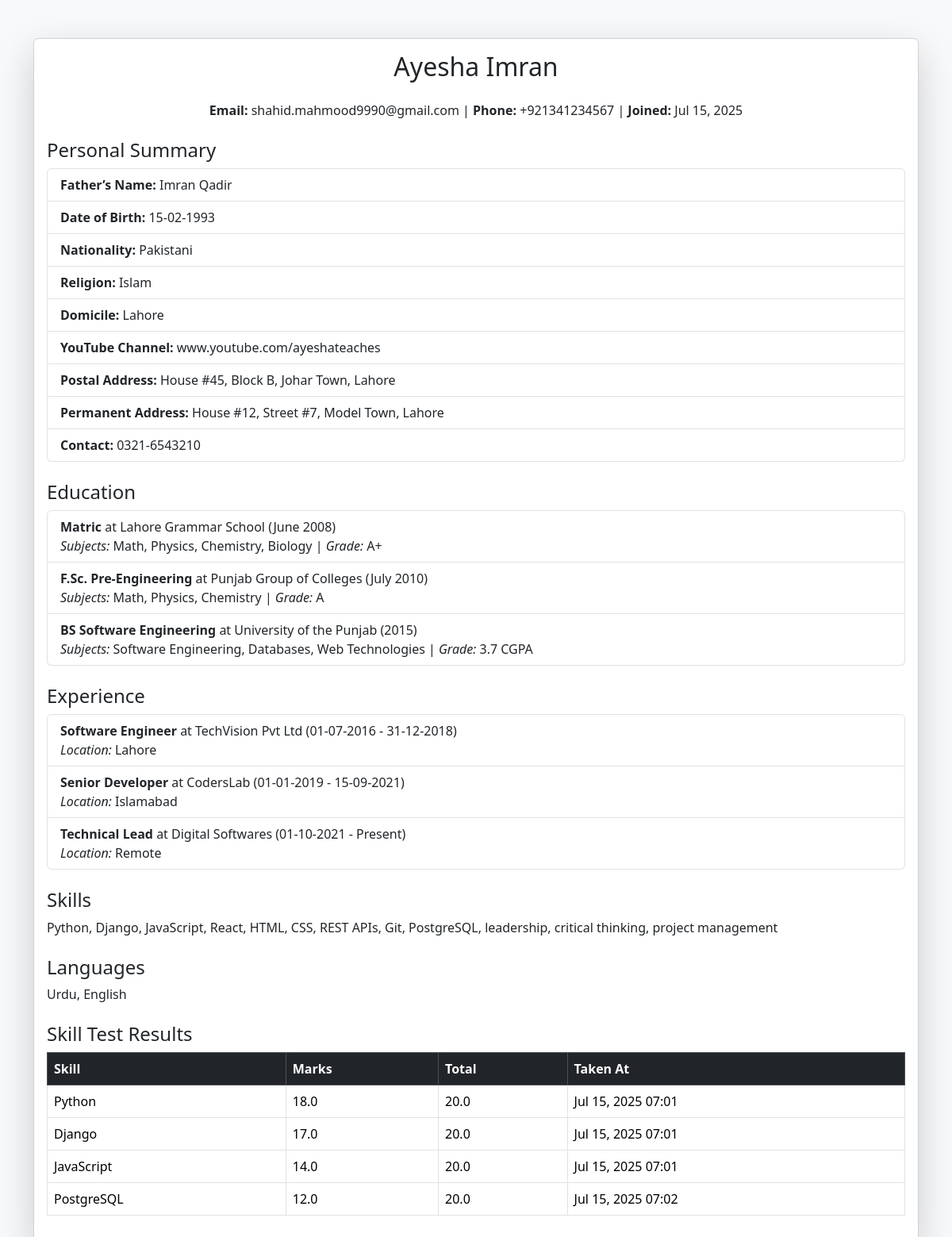
Page /cprofile/2/ on the committed database.
### candidates/models.py (models this page shows, shortened)
class Candidate(models.Model):
    firstname = models.CharField(max_length=255)
    lastname = models.CharField(max_length=255)
    email = models.EmailField(unique=True)
    password = models.CharField(max_length=255)
    phone = models.CharField(max_length=15, blank=True, null=True)
    resume = models.JSONField(default=dict, blank=True, null=True)
    skills = models.TextField(null=True)
    joined_date = models.DateTimeField(auto_now_add=True)
    selected_theme = models.CharField(max_length=50, default="default")

class SkillTestResult(models.Model):
    candidate = models.ForeignKey(Candidate, on_delete=models.CASCADE)
    skill = models.CharField(max_length=200)
    marks = models.FloatField()
    total_marks = models.FloatField()
    taken_at = models.DateTimeField(auto_now_add=True)

### jobsclub/views.py (the view)
# urls.py: path("cprofile/<int:candidate_id>/", candidate_profile_v, name="candidate_profile_v"),
def candidate_profile_v(request, candidate_id):
    candidate = get_object_or_404(Candidate, id=candidate_id)
    resume_data = candidate.resume or {}
    if isinstance(resume_data, str):
        try:
            resume_data = json.loads(resume_data)
        except json.JSONDecodeError:
            resume_data = {}
    test_results = SkillTestResult.objects.filter(candidate=candidate)
    return render(request, 'cprofile.html', {
        'candidate': candidate,
        'resume': resume_data,
        'test_results': test_results
    })

### jobsclub/templates/cprofile.html (shortened to what this page needs)
{% load static %}
<!DOCTYPE html>
<html lang="en">
<head>
    <link href="https://cdn.jsdelivr.net/npm/bootstrap@5.3.3/dist/css/bootstrap.min.css" rel="stylesheet">
</head>
<body class="bg-light">
    <div class="container my-5">
        <div class="card shadow-lg">
            <div class="card-body">
                <h2 class="card-title text-center mb-4">{{ candidate.firstname }} {{ candidate.lastname }}</h2>
                <div class="mb-3 text-center">
                    <strong>Email:</strong> {{ candidate.email }} |
                    <strong>Phone:</strong> {{ candidate.phone }} |
                    <strong>Joined:</strong> {{ candidate.joined_date|date:"M d, Y" }}
                </div>
                {% if resume.summary %}
                <h4 class="mt-4">Personal Summary</h4>
                <ul class="list-group">
                    {% for key, value in resume.summary.items %}
                        <li class="list-group-item"><strong>{{ key }}:</strong> {{ value }}</li>
                    {% endfor %}
                </ul>
                {% endif %}
                {% if resume.educations %}
                <h4 class="mt-4">Education</h4>
                <ul class="list-group">
                    {% for edu in resume.educations %}
                        <li class="list-group-item">
                            <strong>{{ edu.degree }}</strong> at {{ edu.institution }} ({{ edu.date }})<br>
                            <em>Subjects:</em> {{ edu.subjects }} | <em>Grade:</em> {{ edu.grade }}
                        </li>
                    {% endfor %}
                </ul>
                {% endif %}
                {% if resume.experiences %}
                <h4 class="mt-4">Experience</h4>
                <ul class="list-group">
                    {% for exp in resume.experiences %}
                        <li class="list-group-item">
                            <strong>{{ exp.position }}</strong> at {{ exp.company }} ({{ exp.startDate }} - {{ exp.endDate }})<br>
                            <em>Location:</em> {{ exp.location }}
                        </li>
                    {% endfor %}
                </ul>
                {% endif %}
                <h4 class="mt-4">Skills</h4>
                <p>{{ resume.skills|default:candidate.skills }}</p>
                <h4 class="mt-4">Languages</h4>
                <p>{{ resume.languages }}</p>
                {% if test_results %}
                <h4 class="mt-4">Skill Test Results</h4>
                <table class="table table-bordered">
                    <thead class="table-dark">
                        <tr>
                            <th>Skill</th>
                            <th>Marks</th>
                            <th>Total</th>
                            <th>Taken At</th>
                        </tr>
                    </thead>
                    <tbody>
                        {% for result in test_results %}
                        <tr>
                            <td>{{ result.skill }}</td>
                            <td>{{ result.marks }}</td>
                            <td>{{ result.total_marks }}</td>
                            <td>{{ result.taken_at|date:"M d, Y H:i" }}</td>
                        </tr>
                        {% endfor %}
                    </tbody>
                </table>
                {% endif %}
            </div>
        </div>
    </div>
</body>
</html>

### rows in the picture
Candidate: firstname "Ayesha", lastname "Imran", email "shahid.mahmood9990@gmail.com", phone "+921341234567", joined_date "Jul 15, 2025", skills "Python, Django, JavaScript, React, HTML, CSS, REST APIs, Git, PostgreSQL, leadership, critical thinking, project management"
SkillTestResult: skill "Python", marks "18.0", total_marks "20.0", taken_at "Jul 15, 2025 07:01"
SkillTestResult: skill "Django", marks "17.0", total_marks "20.0", taken_at "Jul 15, 2025 07:01"
SkillTestResult: skill "JavaScript", marks "14.0", total_marks "20.0", taken_at "Jul 15, 2025 07:01"
SkillTestResult: skill "PostgreSQL", marks "12.0", total_marks "20.0", taken_at "Jul 15, 2025 07:02"

### other values in the picture
{{ key }} "Father’s Name" "Date of Birth" "Nationality" "Religion" "Domicile" "YouTube Channel" "Postal Address" "Permanent Address" "Contact"
{{ value }} "Imran Qadir" "15-02-1993" "Pakistani" "Islam" "Lahore" "www.youtube.com/ayeshateaches" "House #45, Block B, Johar Town, Lahore" "House #12, Street #7, Model Town, Lahore" "0321-6543210"
{{ edu.degree }} "Matric" "F.Sc. Pre-Engineering" "BS Software Engineering"
{{ edu.institution }} "Lahore Grammar School" "Punjab Group of Colleges" "University of the Punjab"
{{ edu.date }} "June 2008" "July 2010" "2015"
{{ edu.subjects }} "Math, Physics, Chemistry, Biology" "Math, Physics, Chemistry" "Software Engineering, Databases, Web Technologies"
{{ edu.grade }} "A+" "A" "3.7 CGPA"
{{ exp.position }} "Software Engineer" "Senior Developer" "Technical Lead"
{{ exp.company }} "TechVision Pvt Ltd" "CodersLab" "Digital Softwares"
{{ exp.startDate }} "01-07-2016" "01-01-2019" "01-10-2021"
{{ exp.endDate }} "31-12-2018" "15-09-2021" "Present"
{{ exp.location }} "Lahore" "Islamabad" "Remote"
{{ resume.languages }} "Urdu, English"
